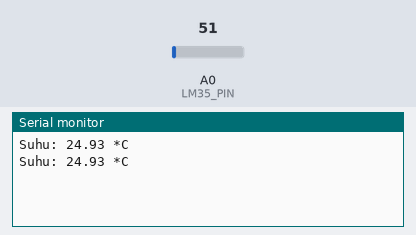
Recording of a sketch running on a simulated Arduino Uno, built with avr-gcc and run on an emulated ATmega328P. On the bench: the last lines printed to the serial monitor. The inputs (shaded band) are chosen by the test bench; at power-on: A0 (LM35_PIN) = 51.

Above: at 2.8 s.
2.9 s: A0 (LM35_PIN) set to 61
At 5.2 s:
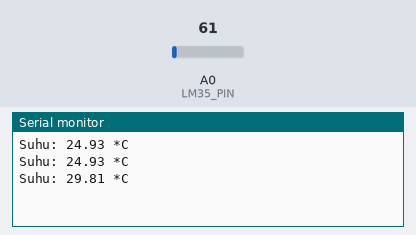
5.6 s: A0 (LM35_PIN) set to 71
At 7.0 s:
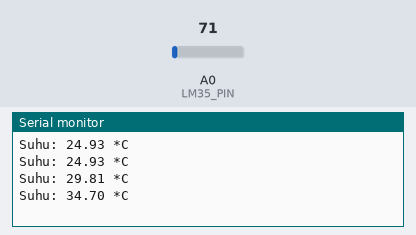
Timing chart, 0 to 8.6 s (numbered marks = the images above; inputs shaded):
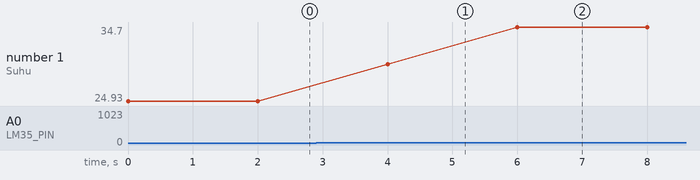

Measured:
- after the input at 2.9 s, the serial monitor: prints a new line after 1.1 s (image 1)
- after the input at 5.6 s, the serial monitor: prints a new line after 0.40 s (image 2)
- plotted number 1: 24.93 → 29.81 after the input at 2.9 s, 29.81 → 34.7 after the input at 5.6 s

The sketch:

Sensorsuhu_lm35.ino
```cpp
#define LM35_PIN A0

void setup() {
  Serial.begin(9600);
}

void loop() {

  int sensorValue = analogRead(LM35_PIN);


  float voltage = sensorValue * (5.0 / 1023.0);
  float temperature = voltage * 100;


  Serial.print("Suhu: ");
  Serial.print(temperature);
  Serial.println(" *C");


  delay(2000);
}
```
